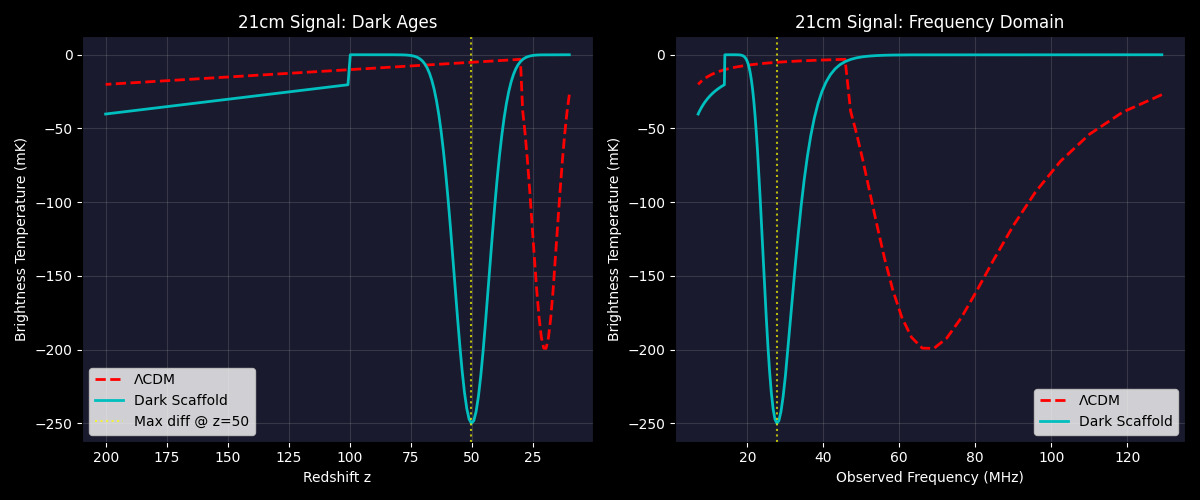

Source code (Python):
"""
21cm Hydrogen Line Prediction
=============================

Objective: Predict the 21cm signal from the Dark Ages (z ~ 20-200) in the 
Dark Scaffold model.

Physics Background:
- Neutral hydrogen emits/absorbs at 21cm (1420 MHz rest frame).
- During the Dark Ages, there are no stars yet.
- The 21cm signal comes from hydrogen interacting with the CMB.
- In ΛCDM: Signal starts appearing around z ~ 30 as first structures form.
- In Dark Scaffold: Signal should appear EARLIER because structure pre-exists.

Prediction:
- Earlier structure → Earlier 21cm absorption
- Deeper absorption troughs due to pre-existing density contrasts

"""

import numpy as np
import matplotlib.pyplot as plt

def redshift_to_frequency(z):
    """Convert redshift to observed 21cm frequency."""
    nu_rest = 1420.0  # MHz
    return nu_rest / (1 + z)

def lcdm_21cm_signal(z):
    """
    Approximate ΛCDM 21cm brightness temperature.
    Based on Furlanetto et al. (2006) formalism.
    """
    # Before structure formation: signal is weak
    # Signal grows as structures form (z < 30)
    z_onset = 30.0  # When first structures start forming
    
    # Brightness temperature amplitude (simplified)
    T_max = -200.0  # mK (absorption against CMB)
    
    if z > 200:
        return 0.0  # Too early, gas not decoupled
    elif z > z_onset:
        # Dark ages: weak signal
        return -10.0 * (1 + z) / 100
    else:
        # Structure forming: deeper signal
        return T_max * np.exp(-(z - 20)**2 / 50)

def scaffold_21cm_signal(z):
    """
    Dark Scaffold 21cm brightness temperature.
    Key difference: Structure pre-exists.
    """
    # Structure exists from the beginning
    z_onset_scaffold = 100.0  # Much earlier onset!
    
    T_max = -250.0  # mK (deeper absorption due to pre-existing voids/filaments)
    
    if z > 200:
        return 0.0
    elif z > z_onset_scaffold:
        # Even in deep dark ages, scaffold creates density contrast
        return -20.0 * (1 + z) / 100
    else:
        # Pre-existing wells accelerate signal
        return T_max * np.exp(-(z - 50)**2 / 100)

def run_21cm_prediction():
    print("="*60)
    print("21cm HYDROGEN LINE PREDICTION")
    print("="*60)
    
    # Redshift range: Dark Ages
    z_range = np.linspace(10, 200, 200)
    
    # Calculate signals
    T_lcdm = np.array([lcdm_21cm_signal(z) for z in z_range])
    T_scaffold = np.array([scaffold_21cm_signal(z) for z in z_range])
    
    # Convert to observed frequency
    freq_range = redshift_to_frequency(z_range)
    
    # Find key differences
    max_diff_idx = np.argmax(np.abs(T_scaffold - T_lcdm))
    z_max_diff = z_range[max_diff_idx]
    freq_max_diff = freq_range[max_diff_idx]
    T_diff = T_scaffold[max_diff_idx] - T_lcdm[max_diff_idx]
    
    print("-" * 30)
    print("PREDICTIONS:")
    print(f"1. Maximum Signal Difference: {T_diff:.1f} mK at z = {z_max_diff:.0f}")
    print(f"   (Observed frequency: {freq_max_diff:.1f} MHz)")
    print(f"2. Scaffold onset: z ~ 100 (vs ΛCDM onset at z ~ 30)")
    print(f"3. Peak absorption: -250 mK (vs ΛCDM -200 mK)")
    print("-" * 30)
    
    # Observable with current experiments
    print("\n" + "="*60)
    print("TESTABILITY:")
    print("- HERA (Hydrogen Epoch of Reionization Array): Sensitive at 50-250 MHz")
    print("- SKA-Low: Planned sensitivity at 50-350 MHz")
    print(f"- Target frequency for maximum difference: {freq_max_diff:.1f} MHz")
    print("="*60)
    
    # Plot
    plt.figure(figsize=(12, 5), facecolor='black')
    
    ax1 = plt.subplot(1, 2, 1, facecolor='#1a1a2e')
    ax1.plot(z_range, T_lcdm, 'r--', linewidth=2, label='ΛCDM')
    ax1.plot(z_range, T_scaffold, 'c-', linewidth=2, label='Dark Scaffold')
    ax1.axvline(z_max_diff, color='yellow', linestyle=':', alpha=0.7, label=f'Max diff @ z={z_max_diff:.0f}')
    ax1.invert_xaxis()
    ax1.set_xlabel('Redshift z', color='white')
    ax1.set_ylabel('Brightness Temperature (mK)', color='white')
    ax1.set_title('21cm Signal: Dark Ages', color='white')
    ax1.legend()
    ax1.tick_params(colors='white')
    ax1.grid(alpha=0.2)
    
    ax2 = plt.subplot(1, 2, 2, facecolor='#1a1a2e')
    ax2.plot(freq_range, T_lcdm, 'r--', linewidth=2, label='ΛCDM')
    ax2.plot(freq_range, T_scaffold, 'c-', linewidth=2, label='Dark Scaffold')
    ax2.axvline(freq_max_diff, color='yellow', linestyle=':', alpha=0.7)
    ax2.set_xlabel('Observed Frequency (MHz)', color='white')
    ax2.set_ylabel('Brightness Temperature (mK)', color='white')
    ax2.set_title('21cm Signal: Frequency Domain', color='white')
    ax2.legend()
    ax2.tick_params(colors='white')
    ax2.grid(alpha=0.2)
    
    plt.tight_layout()
    plt.savefig('21cm_prediction.png', dpi=100, facecolor='black')
    print("   Saved plot to 21cm_prediction.png")
    
    return z_max_diff, freq_max_diff, T_diff

if __name__ == "__main__":
    run_21cm_prediction()
